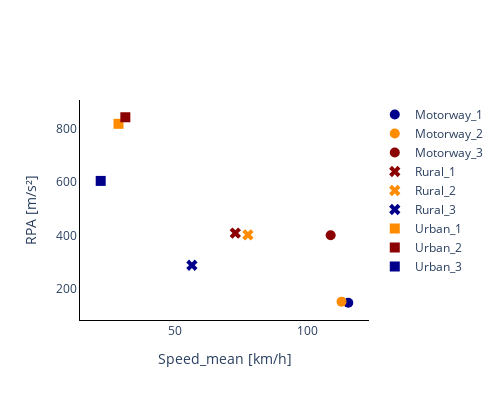

Write notebook code for a chart like this one.
### Code cell
# Definir un diccionario que asigna formas a cada categoría
shapes = {'Motorway_1': 'circle', 'Motorway_2': 'circle', 'Motorway_3': 'circle',
          'Rural_1': 'x', 'Rural_2': 'x', 'Rural_3': 'x',
          'Urban_1': 'square', 'Urban_2': 'square', 'Urban_3': 'square'}

# Definir un diccionario que asigna colores a cada categoría
colors = {'Motorway_1': 'darkblue', 'Motorway_2': 'darkorange', 'Motorway_3': 'darkred',
          'Rural_1': 'darkred', 'Rural_2': 'darkorange', 'Rural_3': 'darkblue',
          'Urban_1': 'darkorange', 'Urban_2': 'darkred', 'Urban_3': 'darkblue'}

# Crear el gráfico de dispersión con diferentes formas y colores para cada categoría
fig = go.Figure()

# Iterar sobre cada categoría en tu lista predefinida de categorías
for categoria, shape in shapes.items():
    # Filtrar el DataFrame por la categoría actual
    df_categoria = df_final_T[df_final_T['ciclo'] == categoria]
    
    # Agregar una traza para la categoría actual con la forma y color correspondientes
    fig.add_trace(go.Scatter(
        x=df_categoria['speed_mean'],
#         y=df_categoria['i'],
        y=df_categoria['i'],
        mode='markers',
        name=categoria,
        marker=dict(symbol=shape, size=10, color=colors[categoria])
    ))
    
# Actualizar ejes
fig.update_xaxes(showline=True, linewidth=1, linecolor='black', title_text="Speed_mean [km/h]")
# fig.update_yaxes(showline=True, linewidth=1, linecolor='black', title_text="IDI [m/s]")
fig.update_yaxes(showline=True, linewidth=1, linecolor='black', title_text="RPA [m/s²]")
fig.update_layout(height=400, width=500, plot_bgcolor="white")
# Mostrar el gráfico
fig.show()

### Figure 1 — Plotly figure (JSON) as saved in the notebook; plotly's stock layout.template omitted (floating-point values rounded to 4 significant figures)
{"data": [{"marker": {"color": "darkblue", "size": 10, "symbol": "circle"}, "mode": "markers", "name": "Motorway_1", "type": "scatter", "x": [115.6], "y": [147.0]}, {"marker": {"color": "darkorange", "size": 10, "symbol": "circle"}, "mode": "markers", "name": "Motorway_2", "type": "scatter", "x": [113.0], "y": [151.1]}, {"marker": {"color": "darkred", "size": 10, "symbol": "circle"}, "mode": "markers", "name": "Motorway_3", "type": "scatter", "x": [108.9], "y": [400.7]}, {"marker": {"color": "darkred", "size": 10, "symbol": "x"}, "mode": "markers", "name": "Rural_1", "type": "scatter", "x": [72.71], "y": [408.8]}, {"marker": {"color": "darkorange", "size": 10, "symbol": "x"}, "mode": "markers", "name": "Rural_2", "type": "scatter", "x": [77.5], "y": [402.2]}, {"marker": {"color": "darkblue", "size": 10, "symbol": "x"}, "mode": "markers", "name": "Rural_3", "type": "scatter", "x": [56.24], "y": [287.8]}, {"marker": {"color": "darkorange", "size": 10, "symbol": "square"}, "mode": "markers", "name": "Urban_1", "type": "scatter", "x": [28.41], "y": [819.3]}, {"marker": {"color": "darkred", "size": 10, "symbol": "square"}, "mode": "markers", "name": "Urban_2", "type": "scatter", "x": [30.99], "y": [844.0]}, {"marker": {"color": "darkblue", "size": 10, "symbol": "square"}, "mode": "markers", "name": "Urban_3", "type": "scatter", "x": [21.65], "y": [604.8]}], "layout": {"height": 400, "plot_bgcolor": "white", "width": 500, "xaxis": {"linecolor": "black", "linewidth": 1, "showline": true, "title": {"text": "Speed_mean [km/h]"}}, "yaxis": {"linecolor": "black", "linewidth": 1, "showline": true, "title": {"text": "RPA [m/s²]"}}}}
